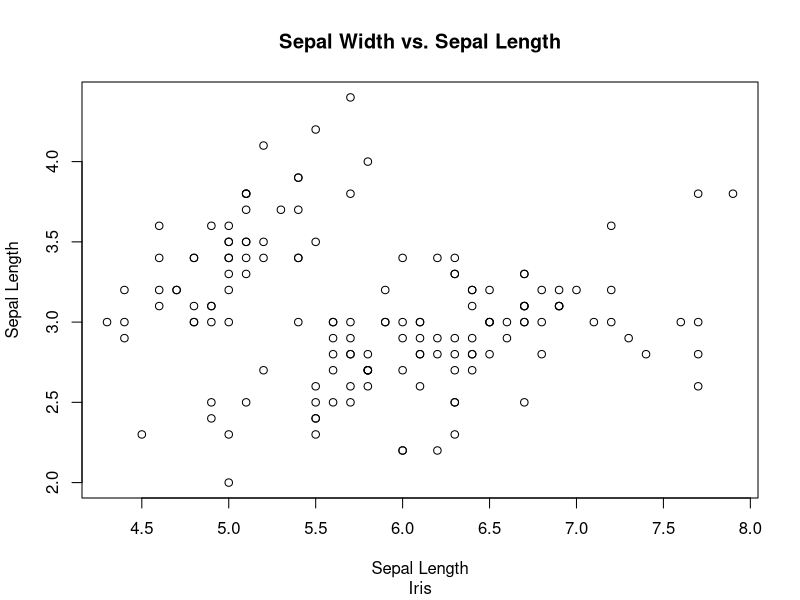
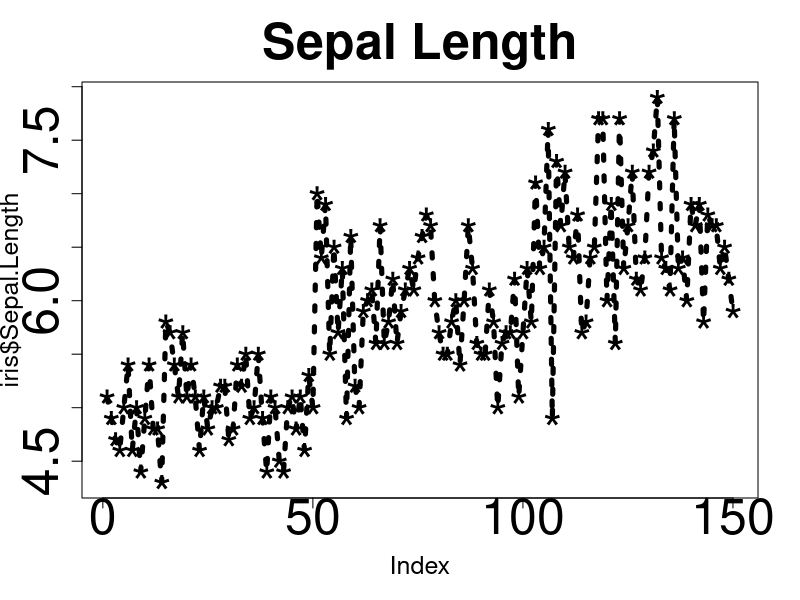
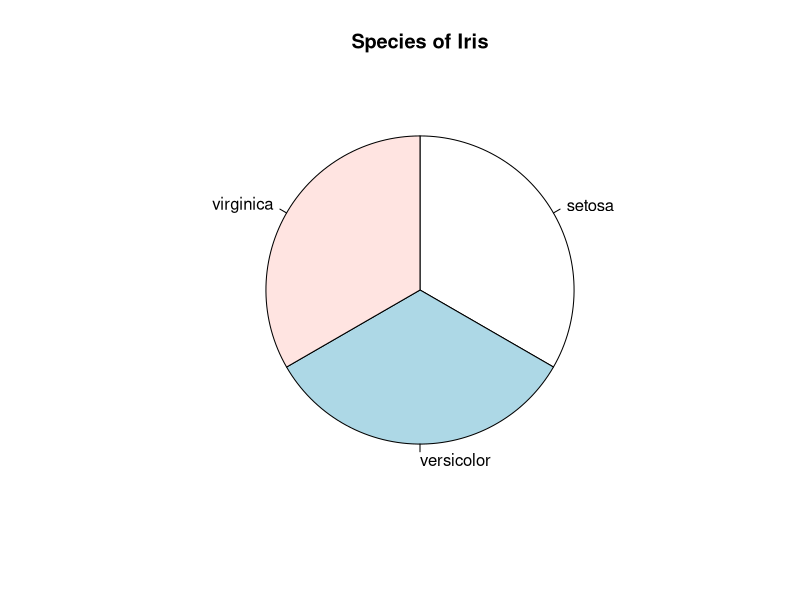
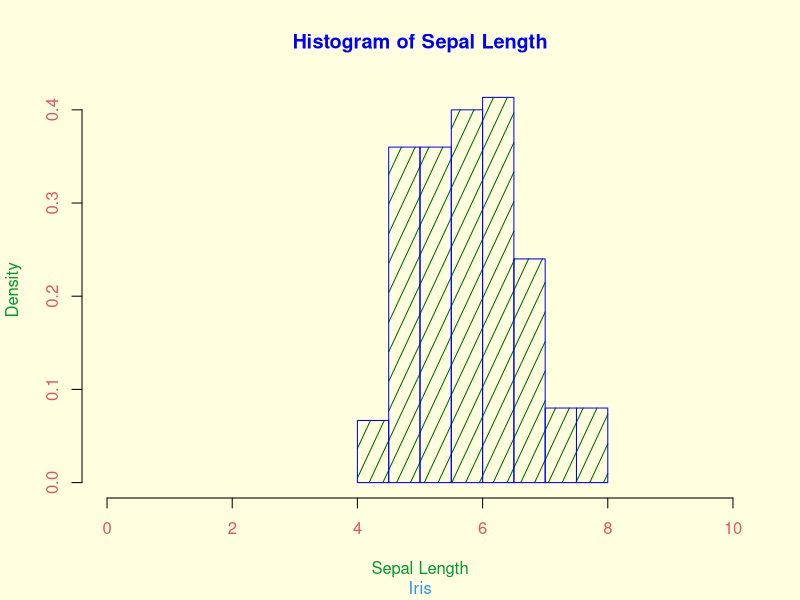
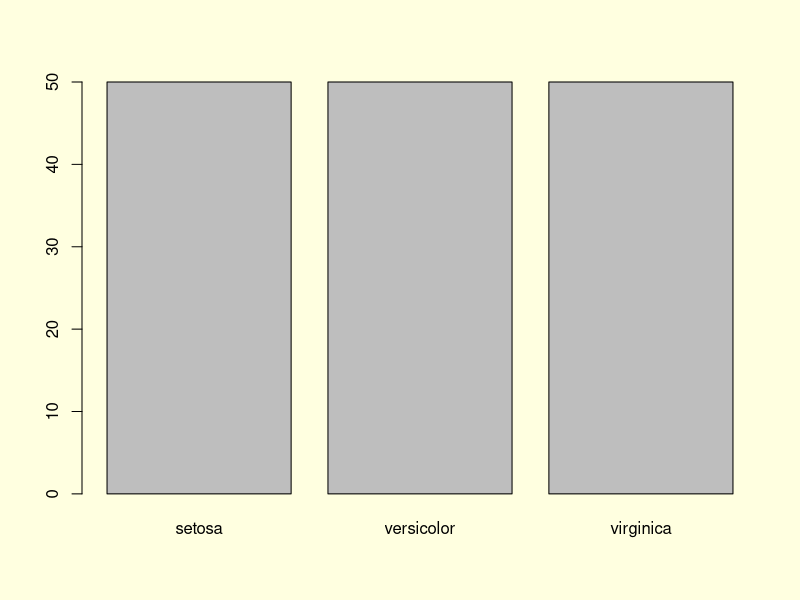
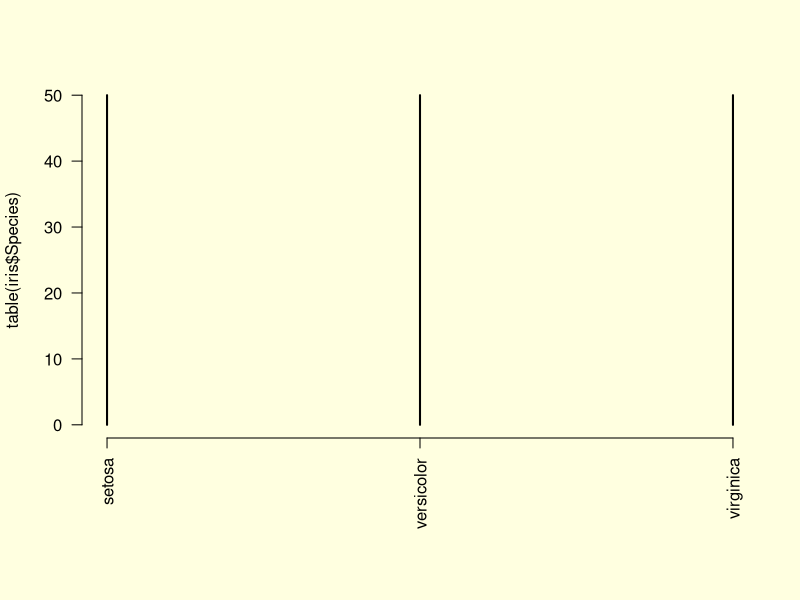
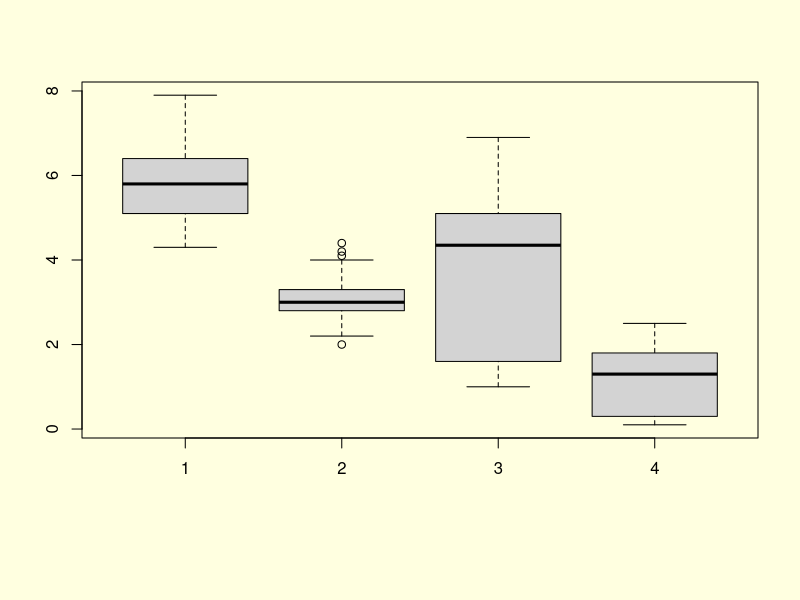
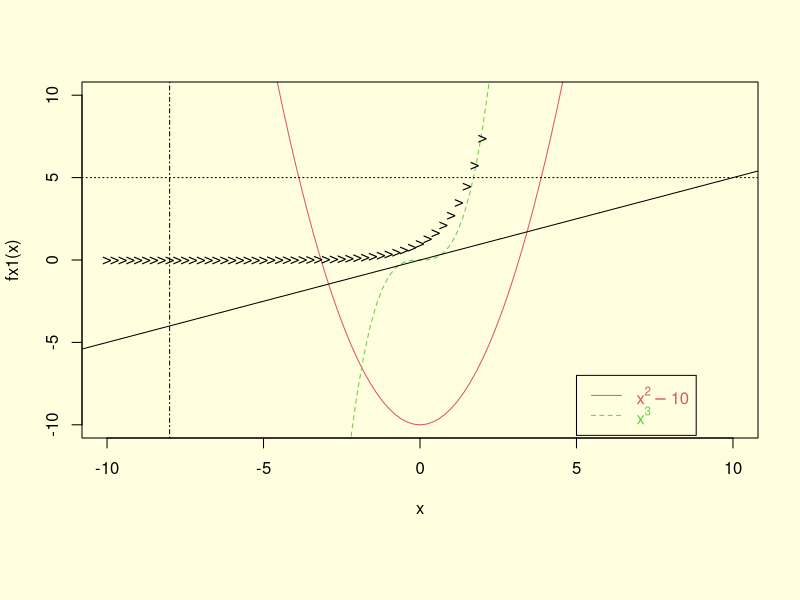

Write R code to recreate these figures, in order.

head(iris)

summary(iris)

# Some parameters related to titles, labels, limits...
plot(x = iris$Sepal.Length, y = iris$Sepal.Width,
     main = "Sepal Width vs. Sepal Length",    # Title
     sub = "Iris",                             # Sub title
     xlim = range(iris$Sepal.Length),          # limits of x-axis
#      ylim =,                                   # Limits of y-axis
     xlab = "Sepal Length",                    # Label of x-axis
     ylab = "Sepal Length",                    # Label of y-axis
#      log = "x"                                 # Axis to be set on log scale
)            
# x and y are arguments - these two are sufficient for a plot
# In this plot, I specified some most basic graphical parameters.

# Some parameters related to text and plot size.
plot(iris$Sepal.Length,
     type = "o",    # Type of plot, default is points.
     pch = "*",     # plotting symbols, 1~25 plus anything you want.
     cex = 3,       # Plotting text and symbol size
     cex.axis = 3,  # Axis annotation size
     main = "Sepal Length", 
     cex.main = 3,  # Title text size
     cex.lab = 1.5, # Axis label size
     lwd = 5,       # Line width
     lty = 3
)

table(iris$Species)

# My second pie chart......
pie(x = table(iris$Species),
    col =,
    clockwise = T,
    main = "Species of Iris",
)

# Some parameters related to colors
par(bg = "lightyellow") # par() sets graphical parameters before plots.
hist(iris$Sepal.Length,
     freq = F,             # count or proportion
#      breaks = 15,
     breaks = seq(4,8,0.5),
     xlim = c(0, 10),
     main = "Histogram of Sepal Length",
     sub = "Iris",
     xlab = "Sepal Length",
     col.main = "blue",
     col.axis = 2,
     col.lab = "#009933",
     col.sub = 4,           # multiple ways to specify color.
     col = "darkgreen",
     border = "blue",       # Color of border of the bars
     density = 8,           # density of shading lines
     angle = 65             # angle of shading lines, in degrees.
)
# border, density and angle are parameters specific to hist().
# Mostly showed parameters related to colors.
# Sorry I am really really really bad with colors.

table(iris$Species)
barplot(table(iris$Species))

par(mar = c(8, 4, 4, 2) + 0.1) 
# Set the margins around the plotting area
plot(table(iris$Species), type = "h", las = 2)
# las controls the orientation of axis annotations.

boxplot(iris$Sepal.Length, iris$Sepal.Width, iris$Petal.Length, iris$Petal.Width)

fx1 <- function(x){x^2-10}
fx2 <- function(x){x^3}
curve(fx1,
      xlim = c(-10, 10), ylim = c(-10, 10),
      col = 2, lty = 1)
curve(fx2, add = TRUE,   # add is an parameter in curve()
      col = 3, lty = 2)  # TRUE -> plot on the existing plot

x <- seq(from = -10, to = 2, by = 0.25)
y <- exp(x)
points(x=x, y=y, pch = ">")  # Add these points to the existing plot
# Add the smooth line containing these points to the existing plot
# lines(x=x, y=y)            

abline(h = 5, lty = 3)      # h -> horizontal line at y = 5 
abline(v = -8, lty = "dotdash")     # v => vertical line at x = -8

abline(a = 0, b = 1/2)      # y = a + bx

# legend
legend(x = 5, y = -7,       # Can also be "top", "bottomright", ...
       c(expression(paste(x^2-10)), expression(paste(x^3))),
       col = c(2,3),      # Usually corresponds to the plot
       lty = c(1,2),
       text.col = c(2,3))

xx <- seq(from = -10, to = 10, by = 0.1)
yy <- dnorm(xx, mean = 0, sd = 2)  
# dnorm() gives the normal distribution density
plot(x = xx, y = yy, type = "l", main = "PDF of Normal(0, 2)",
     axes = F,      # Suppress axes
     xlab = "x", ylab = "Density"
)
# axis() allows us to customize axes.
axis(1, at = seq(from = -10, to = 10, by = 2))
axis(2, at = seq(from = 0, to = 1, by = 0.02))
grid()   # add grid lines.
# Explore the parameters allowed in grid()

par(mfrow = c(2, 2)) # 2 x 2 = 4 plots on the same page
plot(lm(Sepal.Length~Petal.Length, data = iris))
# lm() for linear regression - EPIB 621 material
# Plot your linear regression object will give 4 diagnostic plots.

nf <- layout(matrix(c(1,1,2,3), 2, 2, byrow = TRUE))
# layout.show(nf)  # Shows the partition of the plotting area
plot(x=x, y=y, type = "l")
plot(x=xx, y=yy, type = "l")
boxplot(iris$Sepal.Length, iris$Petal.Length)

pdf(file = "Normal_Density.pdf")

plot(x = xx, y = yy, type = "l", main = "PDF of Normal(0, 2)",
     axes = F, xlab = "x", ylab = "Density")
axis(1, at = seq(from = -10, to = 10, by = 2))
axis(2, at = seq(from = 0, to = 1, by = 0.02))
grid()

dev.off()

mu <- 0:4
sigma <- 1:5
bg.color <- c("", "", "", "", "") # Colors of your choice
